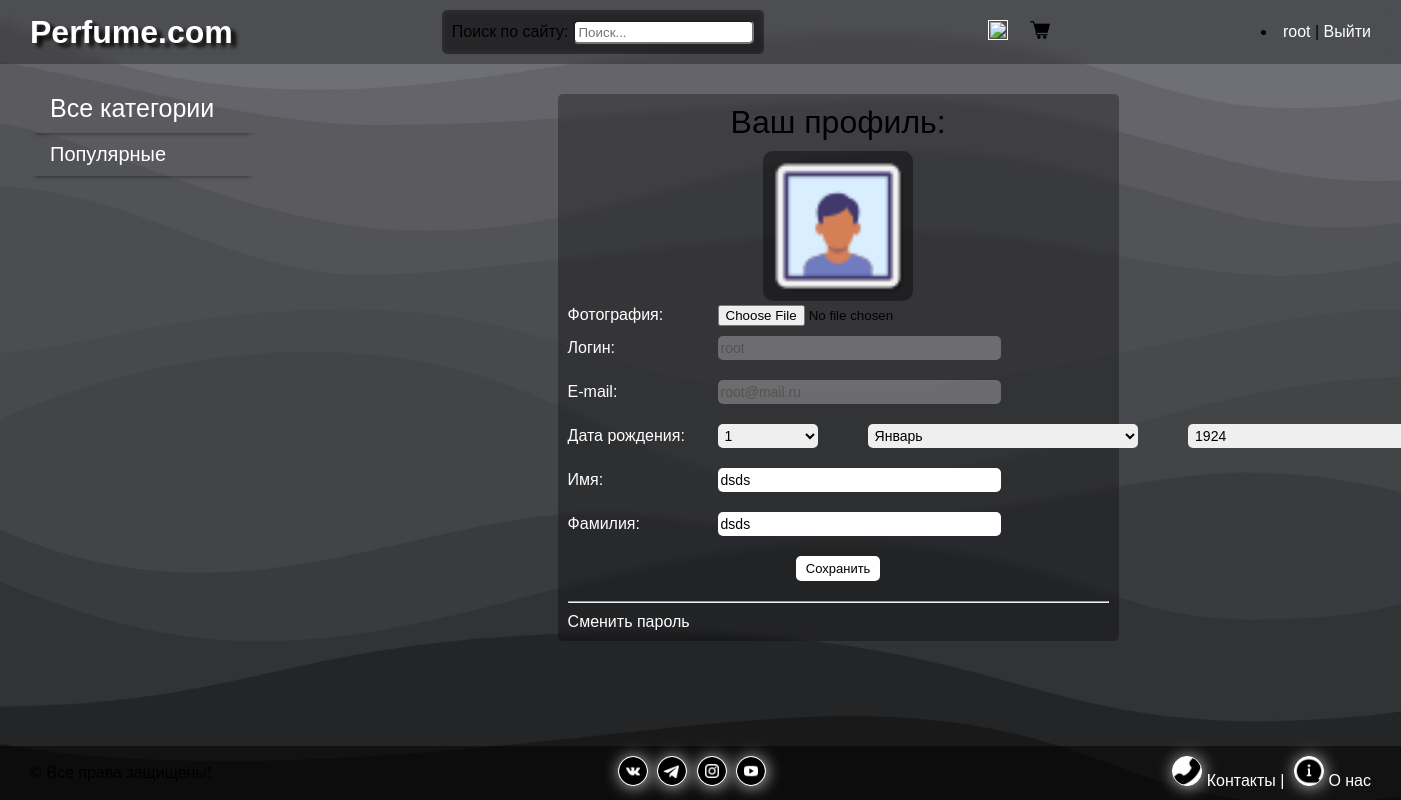
Before: /users/profile/ (signed in) with the older database file.
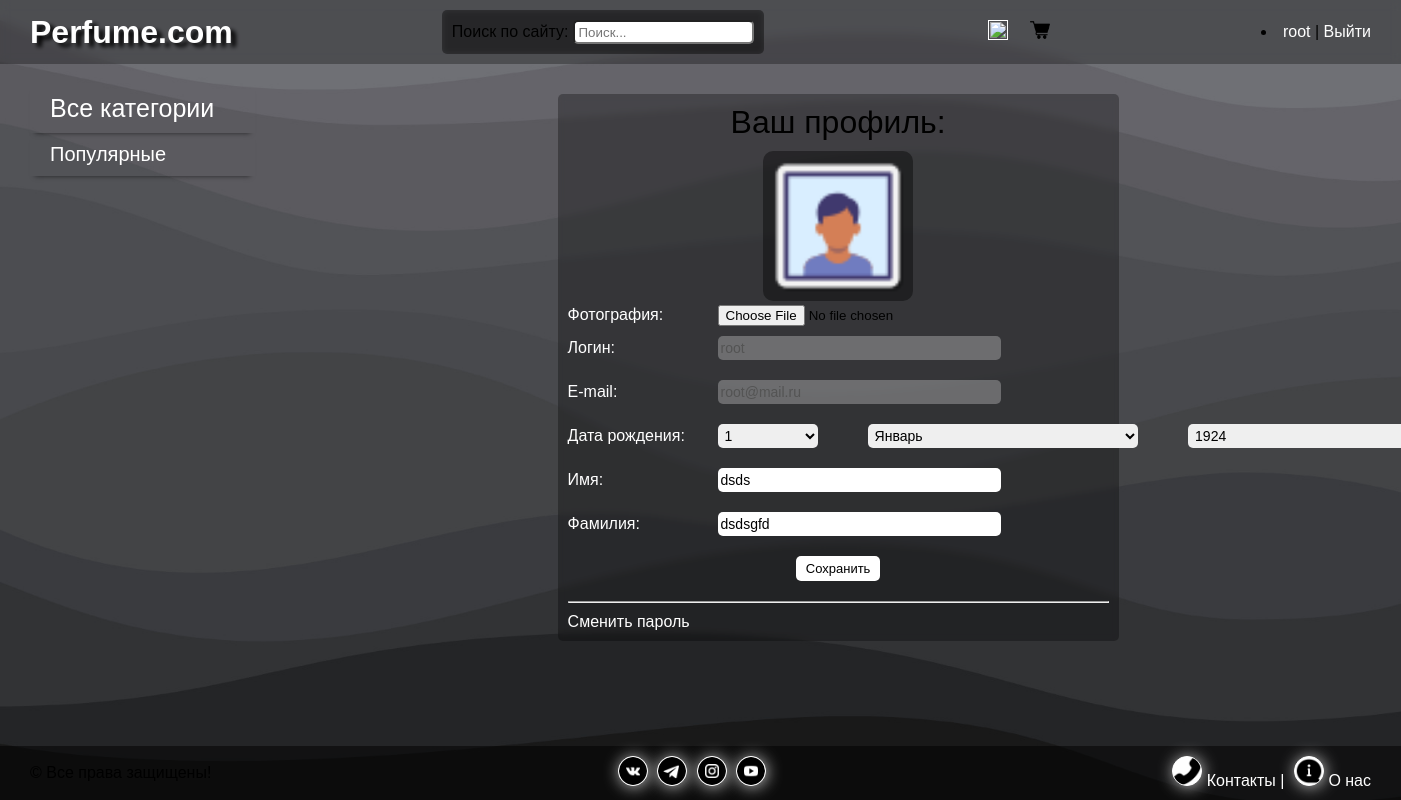
After: the same page with the newer database file.
### users/models.py (models this page shows)
class User(AbstractUser):
    photo = models.ImageField(upload_to="users/%Y/%m/%d/", blank=True, null=True, verbose_name="Фотография")
    date_birth = models.DateTimeField(blank=True, null=True, verbose_name="Дата рождения")

### users/views.py (the view, shortened to what this page needs)
# urls.py: path('profile/', views.ProfileUser.as_view(), name='profile'),
class ProfileUser(LoginRequiredMixin, UpdateView):
    model = get_user_model()
    form_class = ProfileUserForm
    template_name = 'users/profile.html'
    extra_context = {'title': "Профиль пользователя", 'default_image': settings.DEFAULT_USER_IMAGE}
    def get_object(self, queryset=None):
        return self.request.user

### users/forms.py
class ProfileUserForm(forms.ModelForm):
    username = forms.CharField(disabled=True, label='Логин', widget=forms.TextInput(attrs={'class': 'form-input'}))
    email = forms.CharField(disabled=True, required=False, label='E-mail',
                            widget=forms.TextInput(attrs={'class': 'form-input'}))
    this_year = date.today().year
    date_birth = forms.DateField(widget=forms.SelectDateWidget(years=tuple(range(this_year - 100, this_year - 5))),
                                 label='Дата рождения')
    class Meta:
        model = get_user_model()
        fields = ['photo', 'username', 'email', 'date_birth', 'first_name', 'last_name']
        labels = {
            'first_name': 'Имя',
            'last_name': 'Фамилия',
        }
        widgets = {
            'first_name': forms.TextInput(attrs={'class': 'form-input'}),
            'last_name': forms.TextInput(attrs={'class': 'form-input'}),
        }

### men/models.py (called while the page is built)
    def get_absolute_url(self):
        return reverse('category', kwargs={'cat_slug': self.slug})

### users/templates/users/profile.html (shortened to what this page needs)
{% extends 'base.html' %}
{% block content %}
<div class="form-block profile-block">
    <div class="profile">
        <form method="post" enctype="multipart/form-data">
            <h1>Ваш профиль:</h1>
            {% if user.photo %}
            <div class="form-image">
                <img src="{{ user.photo.url }}">
            </div>
            {% else %}
            <div class="form-image">
                <img src="{{ default_image }}">
            </div>
            {% endif %}
            {% for f in form %}
            <p><label class="form-label" for="{{ f.id_for_label }}">{{f.label}}: </label>{{ f }}</p>
            {% endfor %}
            <div class="button">
                <button type="submit">Сохранить</button>
            </div>
            <hr>
            <a href="{% url 'users:password_change' %}">Сменить пароль</a>
        </form>
    </div>
</div>
{% endblock %}

### templates/base.html (shortened to what this page needs)
{% load static %}
{% load perfume_tags %}
<!DOCTYPE html>
<html lang="en">
<head>
    <link type="text/css" href="{% static 'men/css/style.css' %}" rel="stylesheet"/>
    <link type="text/css" href="{% static 'users/css/styles.css' %}" rel="stylesheet"/>
</head>
<body>
<header class="header">
    <div class="header-container">
        <div class="logo">
            <a href="{% url 'home' %}">
                <h1 class="moderno">Perfume.com</h1>
            </a>
        </div>
        <div class="search">
            <form action="{% url 'search' %}" method="get">
                <label for="search">Поиск по сайту: </label>
                <input type="text" name="search" id="search" placeholder=" Поиск...">
            </form>
        </div>
        <div class="shop-icon">
            <a href="">
                <img class="icon" src="{% static 'men/images/icon-heart.png' %}" alt="">
            </a>
            <a href="{% url 'basket' %}">
                <img class="icon" src="{% static 'men/images/icon-shop.png' %}" alt="">
            </a>
        </div>
{% if user.is_authenticated %}
				<li class="last">
	<a href="{% url 'users:profile' %}">{{ user.username }}</a> |
	<a href="{% url 'users:logout' %}"
		   onclick="event.preventDefault(); document.getElementById('logout-form').submit();">Выйти</a>
</li>
{% else %}
    <li><a href="{% url 'users:login' %}">Войти</a> | <a href="{% url 'users:register' %}">Регистрация</a></li>
{% endif %}
    </div>
</header>
<main class="main">
    {% show_categories cat_selected %}
    {% block content %}
    {% endblock %}
</main>
<footer>
    <div class="footer">
        <span>&copy; Все права защищены!</span>
        <div class="social">
            <a href="https://vk.com/feed" aria-placeholder="VK">
                <img src="{% static 'men/images/vk.png' %}" alt="" title="vk">
            </a>
            <a href="#">
                <img src="{% static 'men/images/telegram.png' %}" alt="" title="telegram">
            </a>
            <a href="https://www.instagram.com">
                <img src="{% static 'men/images/instagram.png' %}" alt="" title="instagram">
            </a>
            <a href="#">
                <img src="{% static 'men/images/youtube.png' %}" alt="" title="youtube">
            </a>
        </div>
        <div class="about-contacts social">
            <a href="{% url 'contact' %}"> <img src="{% static 'men/images/contact.png' %}" alt="" title="Наши контакты"> Контакты |</a>
            <a href="{% url 'about' %}"><img src="{% static 'men/images/about.png' %}" alt="" title="О нас"> О нас</a>
        </div>
    </div>
</footer>
</body>
</html>

Changed rows visible on the page:
changed User "root": last_name "dsds" → "dsdsgfd"
